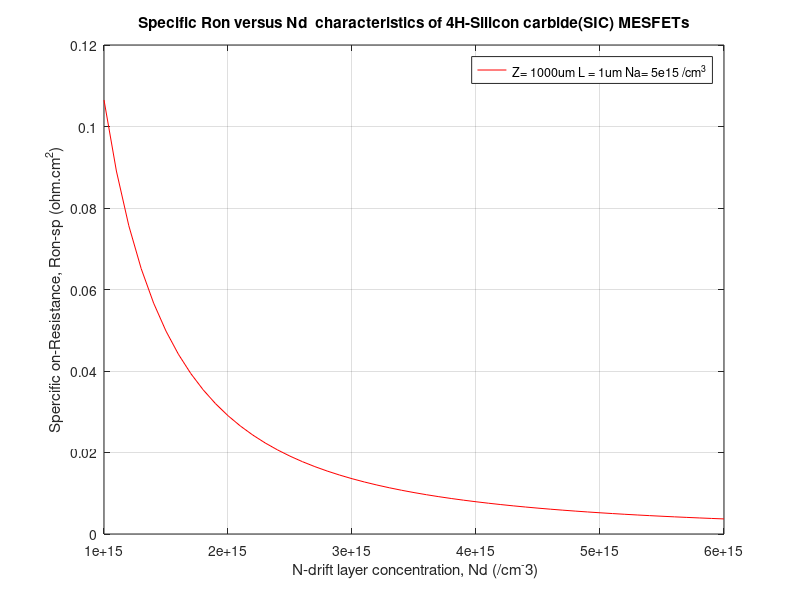

Reproduce this figure in MATLAB.
% This code is for simulating Ron-resistance of 4H-SIC
% Revised date:3/7

clc; 
clear all; 
close all; 

% Fixed constants 
K=1.38066e-23; 
q = 1.60219e-19; % electron charge
Na=5e15; %cm^-3
Nb=5e15;%cm^-3
Nd= 1.38e18; %cm^-3
u=800; % electron mobility
Z= 1000e-4; %cm gate width
L= 1e-4; %cm gate length
a= 0.5322e-4; %active channel thickness
Phib = 1.47;   
q = 1.602e-19;
Eo= 9.6; 
E= Eo*8.854e-14; %epsilon
D=4.18e-19; % cm^2/s diffusion coefficient at 2200 c
t= 1800; % s diffusion time 1800s, 60 mins.
Ea= 40e-3;  % Ea is activation energy 
Rp= 0.0123e-4; %cm
Vbs= 0;

%Alpha= Rp/(2* sigma)*sqrt(pai/2);
%R= E*sqrt(pai/2)/(q*Q*sigma);
loop= 50; % loop repeating
loop1 =0.000000001; % loop repeating
Nd = [0.1e16:0.01e16:0.6e16]; % Vds value ranging from -6 to 6
for j=1:length(Nd)
    for i = 1:loop
	Wpp= 1.82e11*(Nd(j)^(-7/8));
	Ron(i+1)= Wpp/(q*u*Nd(j));
    result = abs((Ron(i+1)-Ron(i))/Ron(i+1));
    if(result<loop1)
    res(j) = Ron(i+1);
    break;
    end
    end
    %res(j) = Cgs(i+1);
end
plot (Nd,res,'r')
grid on;
xlabel(' N-drift layer concentration, Nd (/cm^-3)'),
ylabel(' Spercific on-Resistance, Ron-sp (ohm.cm^2) '),
title('Specific Ron versus Nd  characteristics of 4H-Silicon carbide(SIC) MESFETs')
hold on;
hleg1=legend('Z= 1000um L = 1um Na= 5e15 /cm^3');
hold off;

